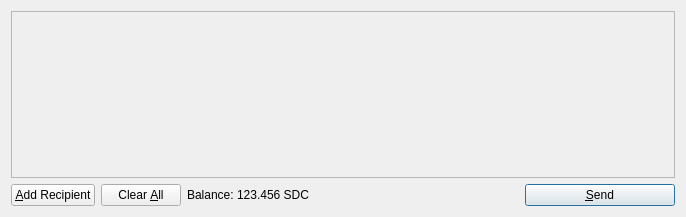
<?xml version="1.0" encoding="UTF-8"?>
<ui version="4.0">
 <class>SendCoinsDialog</class>
 <widget class="QDialog" name="SendCoinsDialog">
  <property name="geometry">
   <rect>
    <x>0</x>
    <y>0</y>
    <width>686</width>
    <height>217</height>
   </rect>
  </property>
  <property name="windowTitle">
   <string>Send Coins</string>
  </property>
  <layout class="QVBoxLayout" name="verticalLayout">
   <item>
    <widget class="QScrollArea" name="scrollArea">
     <property name="widgetResizable">
      <bool>true</bool>
     </property>
     <widget class="QWidget" name="scrollAreaWidgetContents">
      <property name="geometry">
       <rect>
        <x>0</x>
        <y>0</y>
        <width>666</width>
        <height>165</height>
       </rect>
      </property>
      <layout class="QVBoxLayout" name="verticalLayout_2">
       <property name="margin">
        <number>0</number>
       </property>
       <item>
        <layout class="QVBoxLayout" name="entries">
         <property name="spacing">
          <number>6</number>
         </property>
        </layout>
       </item>
       <item>
        <spacer name="verticalSpacer">
         <property name="orientation">
          <enum>Qt::Vertical</enum>
         </property>
         <property name="sizeHint" stdset="0">
          <size>
           <width>20</width>
           <height>40</height>
          </size>
         </property>
        </spacer>
       </item>
      </layout>
     </widget>
    </widget>
   </item>
   <item>
    <layout class="QHBoxLayout" name="horizontalLayout">
     <item>
      <widget class="QPushButton" name="addButton">
       <property name="toolTip">
        <string>Send to multiple recipients at once</string>
       </property>
       <property name="text">
        <string>&amp;Add Recipient</string>
       </property>
       <property name="icon">
        <iconset resource="../bitcoin.qrc">
         <normaloff>:/icons/add</normaloff>:/icons/add</iconset>
       </property>
       <property name="autoDefault">
        <bool>false</bool>
       </property>
      </widget>
     </item>
     <item>
      <widget class="QPushButton" name="clearButton">
       <property name="sizePolicy">
        <sizepolicy hsizetype="Minimum" vsizetype="Fixed">
         <horstretch>0</horstretch>
         <verstretch>0</verstretch>
        </sizepolicy>
       </property>
       <property name="toolTip">
        <string>Remove all transaction fields</string>
       </property>
       <property name="text">
        <string>Clear &amp;All</string>
       </property>
       <property name="icon">
        <iconset resource="../bitcoin.qrc">
         <normaloff>:/icons/remove</normaloff>:/icons/remove</iconset>
       </property>
       <property name="autoRepeatDelay">
        <number>300</number>
       </property>
       <property name="autoDefault">
        <bool>false</bool>
       </property>
      </widget>
     </item>
     <item>
      <layout class="QHBoxLayout" name="horizontalLayout_2">
       <property name="spacing">
        <number>3</number>
       </property>
       <item>
        <widget class="QLabel" name="label">
         <property name="text">
          <string>Balance:</string>
         </property>
        </widget>
       </item>
       <item>
        <widget class="QLabel" name="labelBalance">
         <property name="cursor">
          <cursorShape>IBeamCursor</cursorShape>
         </property>
         <property name="text">
          <string>123.456 SDC</string>
         </property>
         <property name="textInteractionFlags">
          <set>Qt::LinksAccessibleByMouse|Qt::TextSelectableByKeyboard|Qt::TextSelectableByMouse</set>
         </property>
        </widget>
       </item>
      </layout>
     </item>
     <item>
      <spacer name="horizontalSpacer">
       <property name="orientation">
        <enum>Qt::Horizontal</enum>
       </property>
       <property name="sizeHint" stdset="0">
        <size>
         <width>40</width>
         <height>20</height>
        </size>
       </property>
      </spacer>
     </item>
     <item>
      <widget class="QPushButton" name="sendButton">
       <property name="minimumSize">
        <size>
         <width>150</width>
         <height>0</height>
        </size>
       </property>
       <property name="toolTip">
        <string>Confirm the send action</string>
       </property>
       <property name="text">
        <string>&amp;Send</string>
       </property>
       <property name="icon">
        <iconset resource="../bitcoin.qrc">
         <normaloff>:/icons/send</normaloff>:/icons/send</iconset>
       </property>
       <property name="default">
        <bool>true</bool>
       </property>
      </widget>
     </item>
    </layout>
   </item>
  </layout>
 </widget>
 <resources>
  <include location="../bitcoin.qrc"/>
 </resources>
 <connections/>
</ui>
